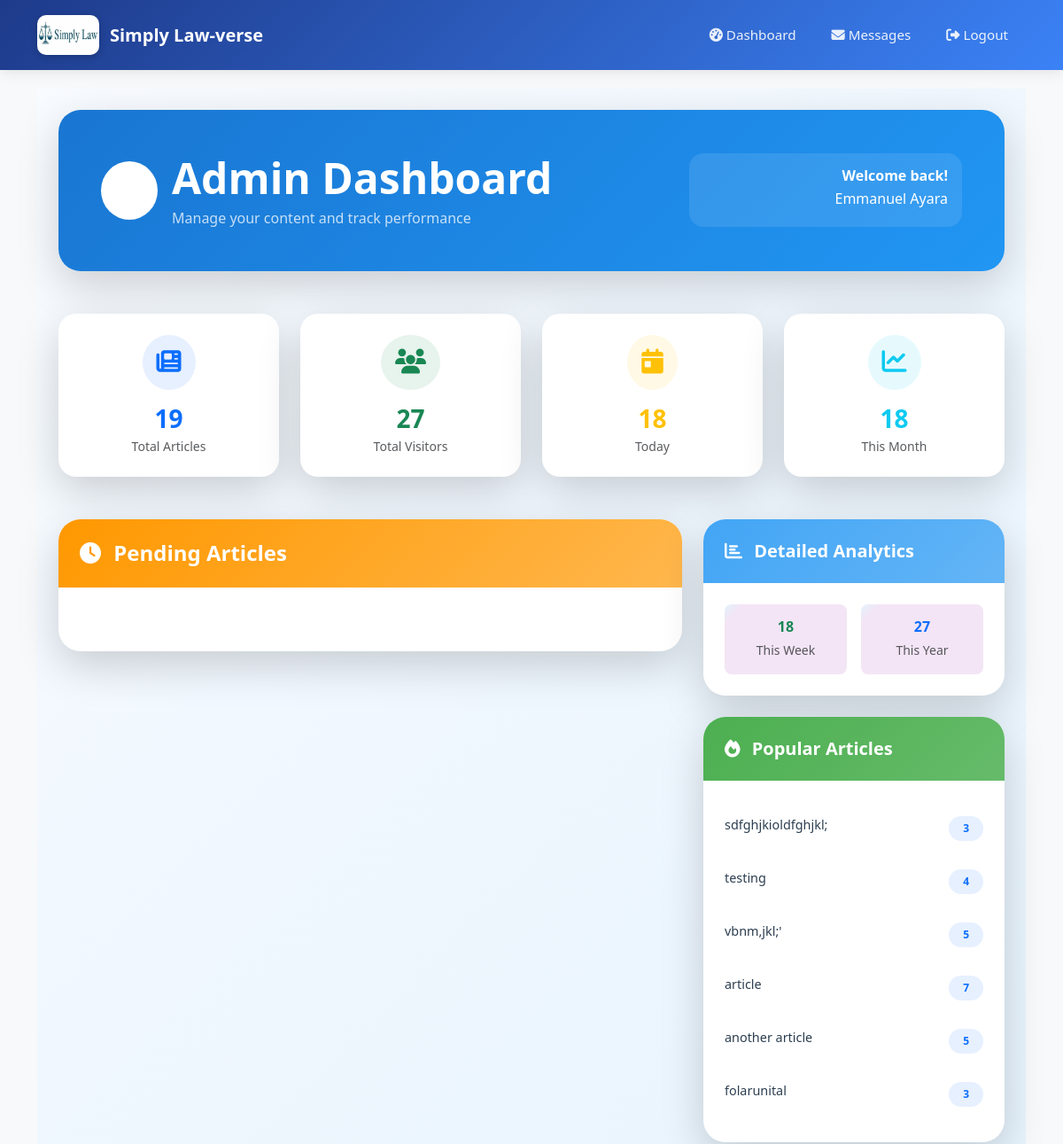
The app's page /admin/dashboard (signed in, upper part), older data.
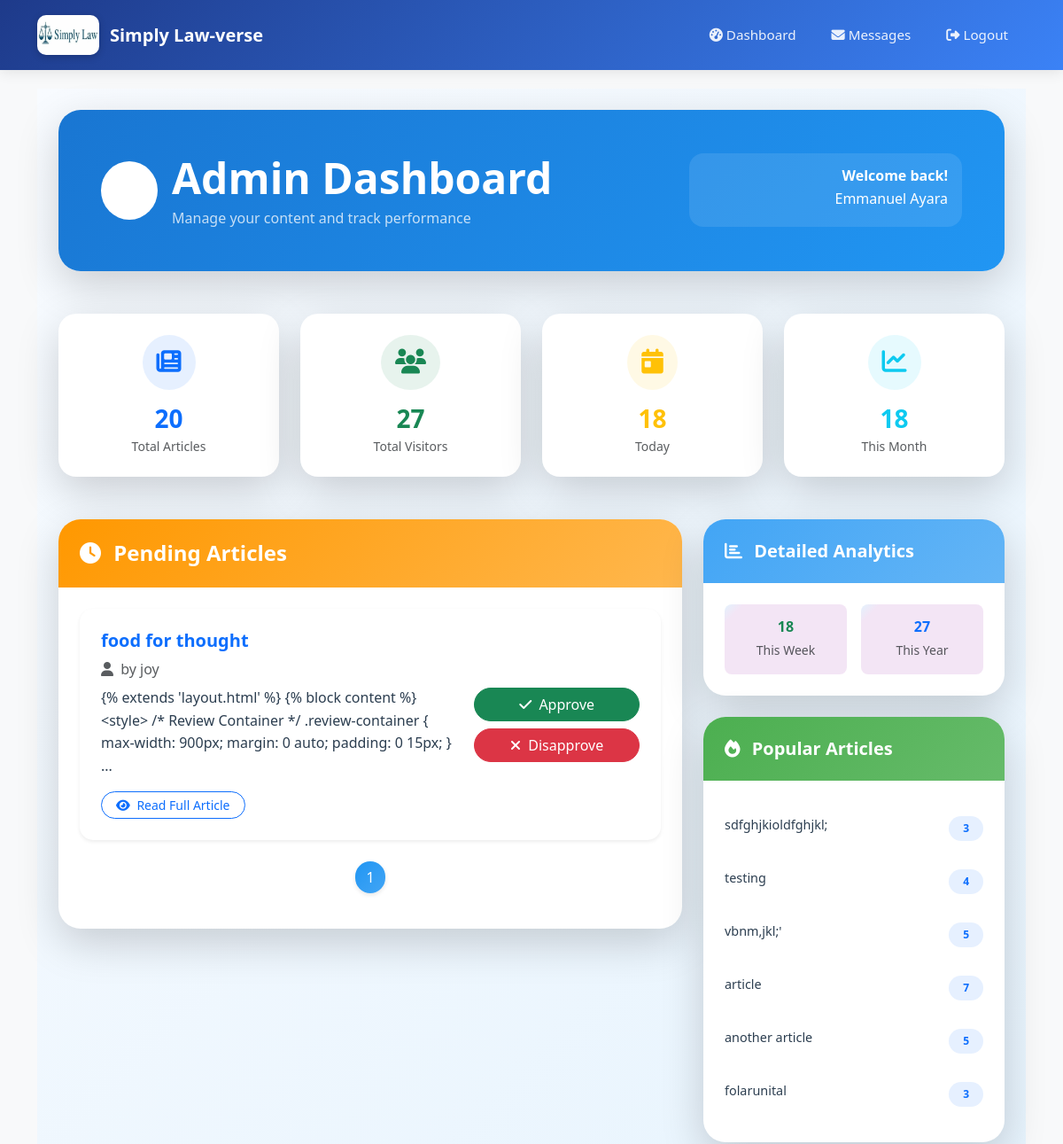
The same page, newer data.
### models.py (models this page shows)
class User(db.Model, UserMixin):
    id = db.Column(db.Integer, primary_key=True)
    username = db.Column(db.String(150), unique=True, nullable=False)
    password = db.Column(db.String(256), nullable=False)
    is_admin = db.Column(db.Boolean, default=False)
    email = db.Column(db.String(100), nullable=False)
    __table_args__ = (
        db.UniqueConstraint('email', name='uq_user_email'),
    )

class Article(db.Model):
    id = db.Column(db.Integer, primary_key=True)
    email = db.Column(db.String(120))
    title = db.Column(db.String(100), nullable=False)
    content = db.Column(db.Text, nullable=False)
    author = db.Column(db.String(100), nullable=False)
    date_posted = db.Column(db.DateTime, default=datetime.utcnow)
    comments = db.relationship('Comment', backref='article', lazy=True)
    likes = db.Column(db.Integer, default=0, nullable=False)
    status = db.Column(db.String(20), nullable=False, default='pending')
    views = db.Column(db.Integer, default=0)
    date_submitted = db.Column(db.DateTime, default=datetime.utcnow)
    cover_image = db.Column(db.String(100))  # New field
    document_filename = db.Column(db.String(120), nullable=True)
    category = db.Column(db.String(100), nullable=False, default='General')
    approved = db.Column(db.Boolean, default=False)  # <- important!

### routes.py (the view)
    @app.route('/admin/dashboard')
    @login_required
    def admin_dashboard():
        if not current_user.is_admin:
            flash('Access denied.', 'danger')
            return redirect(url_for('home'))
        total_articles = Article.query.count()
        total_visits = Visit.query.count()
        now = datetime.utcnow()
        daily_visits = Visit.query.filter(Visit.timestamp >= now - timedelta(days=1)).count()
        weekly_visits = Visit.query.filter(Visit.timestamp >= now - timedelta(weeks=1)).count()
        monthly_visits = Visit.query.filter(Visit.timestamp >= now - timedelta(days=30)).count()
        yearly_visits = Visit.query.filter(Visit.timestamp >= now - timedelta(days=365)).count()
        readers_per_article = db.session.query(
            Article.title, db.func.count(Visit.id)
        ).join(Visit, Article.id == Visit.article_id).group_by(Article.id).all()
        pending_page = request.args.get('pending_page', 1, type=int)
        approved_page = request.args.get('approved_page', 1, type=int)
        per_page = 3
        pending = Article.query.filter_by(status='pending') \
            .order_by(Article.date_posted.desc()) \
            .paginate(page=pending_page, per_page=per_page)
        approved = Article.query.filter_by(status='approved') \
            .order_by(Article.date_posted.desc()) \
            .paginate(page=approved_page, per_page=per_page)
        return render_template(
            'admin_dashboard.html',
            articles=pending,
            approved_articles=approved,
            total_articles=total_articles,
            total_visits=total_visits,
            daily_visits=daily_visits,
            weekly_visits=weekly_visits,
            monthly_visits=monthly_visits,
            yearly_visits=yearly_visits,
            readers_per_article=readers_per_article
        )

### templates/admin_dashboard.html (shortened to what this page needs)
{% extends 'layout.html' %}
{% block content %}
<div class="min-vh-100" style="background: linear-gradient(135deg, #f8fbff 0%, #e3f2fd 100%);">
  <div class="container-fluid py-4 px-3 px-md-4">
    <div class="row mb-5">
      <div class="col-12">
        <div class="card border-0 shadow-lg" style="border-radius: 25px; background: linear-gradient(135deg, #1976d2 0%, #2196f3 100%);">
          <div class="card-body p-4 p-md-5 text-white">
            <div class="row align-items-center">
              <div class="col-12 col-md-8">
                <div class="d-flex align-items-center mb-3 mb-md-0">
                  <div class="bg-white bg-opacity-20 rounded-circle p-3 me-3">
                    <i class="fas fa-tachometer-alt fs-2"></i>
                  </div>
                  <div>
                    <h1 class="display-5 fw-bold mb-1">Admin Dashboard</h1>
                    <p class="mb-0 opacity-75">Manage your content and track performance</p>
                  </div>
                </div>
              </div>
              <div class="col-12 col-md-4 text-md-end">
                <div class="bg-white bg-opacity-10 rounded-4 p-3">
                  <h6 class="fw-bold mb-1">Welcome back!</h6>
                  <p class="mb-1">{{ current_user.username }}</p>
                </div>
              </div>
            </div>
          </div>
        </div>
      </div>
    </div>
    <div class="row g-4 mb-5">
      <div class="col-6 col-md-3">
        <div class="card border-0 shadow-lg h-100" style="border-radius: 20px;">
          <div class="card-body text-center p-4">
            <div class="bg-primary bg-opacity-10 rounded-circle p-3 d-inline-block mb-3">
              <i class="fas fa-newspaper text-primary fs-3"></i>
            </div>
            <h3 class="fw-bold text-primary mb-1">{{ total_articles }}</h3>
            <p class="text-muted small mb-0">Total Articles</p>
          </div>
        </div>
      </div>
      <div class="col-6 col-md-3">
        <div class="card border-0 shadow-lg h-100" style="border-radius: 20px;">
          <div class="card-body text-center p-4">
            <div class="bg-success bg-opacity-10 rounded-circle p-3 d-inline-block mb-3">
              <i class="fas fa-users text-success fs-3"></i>
            </div>
            <h3 class="fw-bold text-success mb-1">{{ total_visits }}</h3>
            <p class="text-muted small mb-0">Total Visitors</p>
          </div>
        </div>
      </div>
      <div class="col-6 col-md-3">
        <div class="card border-0 shadow-lg h-100" style="border-radius: 20px;">
          <div class="card-body text-center p-4">
            <div class="bg-warning bg-opacity-10 rounded-circle p-3 d-inline-block mb-3">
              <i class="fas fa-calendar-day text-warning fs-3"></i>
            </div>
            <h3 class="fw-bold text-warning mb-1">{{ daily_visits }}</h3>
            <p class="text-muted small mb-0">Today</p>
          </div>
        </div>
      </div>
      <div class="col-6 col-md-3">
        <div class="card border-0 shadow-lg h-100" style="border-radius: 20px;">
          <div class="card-body text-center p-4">
            <div class="bg-info bg-opacity-10 rounded-circle p-3 d-inline-block mb-3">
              <i class="fas fa-chart-line text-info fs-3"></i>
            </div>
            <h3 class="fw-bold text-info mb-1">{{ monthly_visits }}</h3>
            <p class="text-muted small mb-0">This Month</p>
          </div>
        </div>
      </div>
    </div>
    <div class="row g-4">
      <div class="col-12 col-lg-8">
        <div class="card border-0 shadow-lg" style="border-radius: 25px;">
          <div class="card-header border-0 p-4" style="background: linear-gradient(135deg, #ff9800 0%, #ffb74d 100%); border-radius: 25px 25px 0 0;">
            <h4 class="fw-bold text-white mb-0">
              <i class="fas fa-clock me-2"></i>
              Pending Articles
            </h4>
          </div>
          <div class="card-body p-4">
            {% if articles %}
              <div class="row g-3">
                {% for article in articles.items %}
                  <div class="col-12">
                    <div class="card border-0 shadow-sm" style="border-radius: 15px; border-left: 4px solid #ff9800;">
                      <div class="card-body p-4">
                        <div class="row align-items-center">
                          <div class="col-12 col-md-8 mb-3 mb-md-0">
                            <h5 class="fw-bold text-dark mb-2">
                              <a href="{{ url_for('view_article', article_id=article.id) }}"
                                 class="text-decoration-none text-primary">
                                {{ article.title }}
                              </a>
                            </h5>
                            <p class="text-muted mb-2">
                              <i class="fas fa-user me-1"></i>
                              by <span class="fw-medium">{{ article.author }}</span>
                            </p>
                            <p class="text-dark mb-3" style="line-height: 1.6;">
                              {{ article.content[:200] }}{% if article.content|length > 200 %}...{% endif %}
                            </p>
                            <a href="{{ url_for('view_article', article_id=article.id) }}"
                               class="btn btn-sm btn-outline-primary rounded-pill px-3">
                              <i class="fas fa-eye me-1"></i>
                              Read Full Article
                            </a>
                          </div>
                          <div class="col-12 col-md-4 text-md-end">
                            <div class="d-flex flex-column flex-md-column gap-2">
                              <a href="{{ url_for('approve_article', article_id=article.id) }}"
                                 class="btn btn-success rounded-pill px-4 action-btn">
                                <i class="fas fa-check me-1"></i>
                                Approve
                              </a>
                              <a href="{{ url_for('disapprove_article', article_id=article.id) }}"
                                 class="btn btn-danger rounded-pill px-4 action-btn">
                                <i class="fas fa-times me-1"></i>
                                Disapprove
                              </a>
                            </div>
                          </div>
                        </div>
                      </div>
                    </div>
                  </div>
                {% endfor %}
              </div>
              <nav aria-label="Pending articles pagination" class="mt-4">
                <ul class="pagination justify-content-center">
                  {% for page_num in range(1, articles.pages + 1) %}
                    <li class="page-item {% if articles.page == page_num %}active{% endif %}">
                      <a class="page-link rounded-pill mx-1"
                         href="{{ url_for('admin_dashboard', pending_page=page_num, approved_page=approved_articles.page) }}">
                        {{ page_num }}
                      </a>
                    </li>
                  {% endfor %}
                </ul>
              </nav>
            {% endif %}
          </div>
        </div>
      </div>
      <div class="col-12 col-lg-4">
        <div class="card border-0 shadow-lg mb-4" style="border-radius: 25px;">
          <div class="card-header border-0 p-4" style="background: linear-gradient(135deg, #42a5f5 0%, #64b5f6 100%); border-radius: 25px 25px 0 0;">
            <h5 class="fw-bold text-white mb-0">
              <i class="fas fa-chart-bar me-2"></i>
              Detailed Analytics
            </h5>
          </div>
          <div class="card-body p-4">
            <div class="row g-3">
              <div class="col-6">
                <div class="text-center p-3 rounded-3" style="background: linear-gradient(135deg, #e3f2fd 0%, #f3e5f5 10%);">
                  <h6 class="fw-bold text-success mb-1">{{ weekly_visits }}</h6>
                  <small class="text-muted">This Week</small>
                </div>
              </div>
              <div class="col-6">
                <div class="text-center p-3 rounded-3" style="background: linear-gradient(135deg, #e3f2fd 0%, #f3e5f5 10%);">
                  <h6 class="fw-bold text-primary mb-1">{{ yearly_visits }}</h6>
                  <small class="text-muted">This Year</small>
                </div>
              </div>
            </div>
          </div>
        </div>
        <div class="card border-0 shadow-lg" style="border-radius: 25px;">
          <div class="card-header border-0 p-4" style="background: linear-gradient(135deg, #4caf50 0%, #66bb6a 100%); border-radius: 25px 25px 0 0;">
            <h5 class="fw-bold text-white mb-0">
              <i class="fas fa-fire me-2"></i>
              Popular Articles
            </h5>
          </div>
          <div class="card-body p-4">
            {% if readers_per_article %}
              <div class="list-group list-group-flush">
                {% for title, count in readers_per_article %}
                  <div class="list-group-item border-0 px-0 py-3" style="background: transparent;">
                    <div class="d-flex justify-content-between align-items-start">
                      <div class="flex-grow-1 me-2">
                        <h6 class="fw-medium text-dark mb-1" style="font-size: 0.9rem; line-height: 1.4;">
                          {{ title[:50] }}{% if title|length > 50 %}...{% endif %}
                        </h6>
                      </div>
                      <div class="flex-shrink-0">
                        <span class="badge bg-primary bg-opacity-10 text-primary rounded-pill px-3 py-2">
                          {{ count }}
                        </span>
                      </div>
                    </div>
                  </div>
                {% endfor %}
              </div>
            {% else %}
              <div class="text-center py-3">
                <p class="text-muted mb-0">No data available yet</p>
              </div>
            {% endif %}
          </div>
        </div>
      </div>
    </div>
  </div>
</div>
{% endblock %}

### templates/layout.html (shortened to what this page needs)
<!DOCTYPE html>
<html lang="en">
<head>
    <link
        href="https://cdn.jsdelivr.net/npm/bootstrap@5.3.0/dist/css/bootstrap.min.css"
        rel="stylesheet">
    <link rel="stylesheet"
        href="https://cdnjs.cloudflare.com/ajax/libs/font-awesome/6.5.0/css/all.min.css">
</head>
<body>
    <nav class="navbar navbar-expand-lg">
        <div class="container">
            <a class="navbar-brand" href="/">
                <img src="/static/simplylawverse.png" alt="Simply Law-verse Logo">
                <span class="d-none d-sm-inline">Simply Law-verse</span>
            </a>
            <div class="collapse navbar-collapse" id="navbarNav">
                <ul class="navbar-nav ms-auto">
                    {% if current_user.is_authenticated and current_user.is_admin %}
                        <li class="nav-item">
                            <a class="nav-link" href="{{ url_for('admin_dashboard') }}">
                                <i class="fas fa-tachometer-alt me-1"></i>Dashboard
                            </a>
                        </li>
                        <li class="nav-item">
                            <a class="nav-link" href="{{ url_for('view_messages') }}">
                                <i class="fas fa-envelope me-1"></i>Messages
                            </a>
                        </li>
                        <li class="nav-item">
                            <a class="nav-link" href="{{ url_for('admin_logout') }}">
                                <i class="fas fa-sign-out-alt me-1"></i>Logout
                            </a>
                        </li>
                    {% endif %}
                </ul>
            </div>
        </div>
    </nav>
    <div class="container my-4">
        {% block content %}{% endblock %}
    </div>
</body>
</html>

Row changes from the older to the newer data that the page shows:
added Article: title "food for thought", author "joy", content "{% extends 'layout.html' %} {% block content %} <style> /* Review Container */ .review-container { max-width: 900px; margin: 0 auto; padding: 0 15px; }", shown under "Pending Articles"
Text that changed along with them:
{{ total_articles }}: "19" → "20"
new list line: "1"
